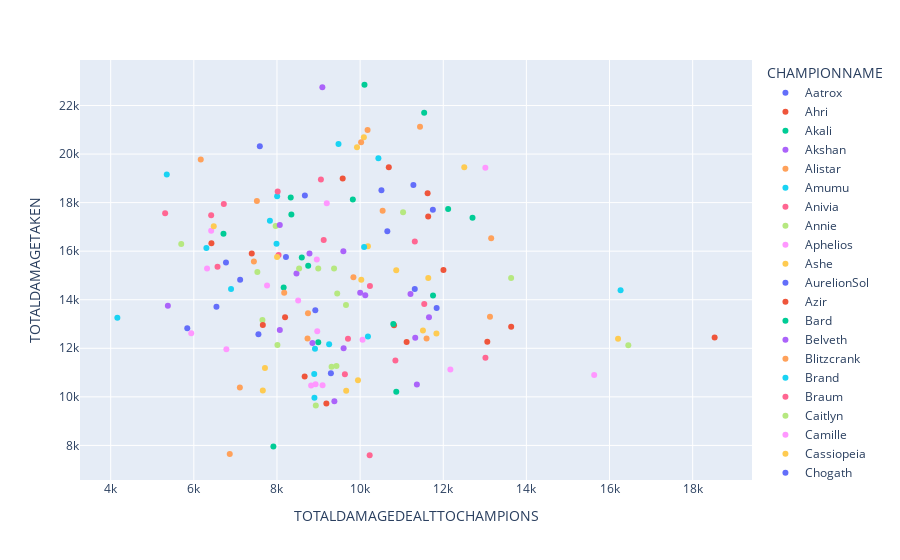

Notebook cell for this chart:
### Code cell
fig = px.scatter(tmp_cham,
                x = 'TOTALDAMAGEDEALTTOCHAMPIONS',
                y = 'TOTALDAMAGETAKEN',
                color = 'CHAMPIONNAME')
plotly.offline.iplot(fig)
